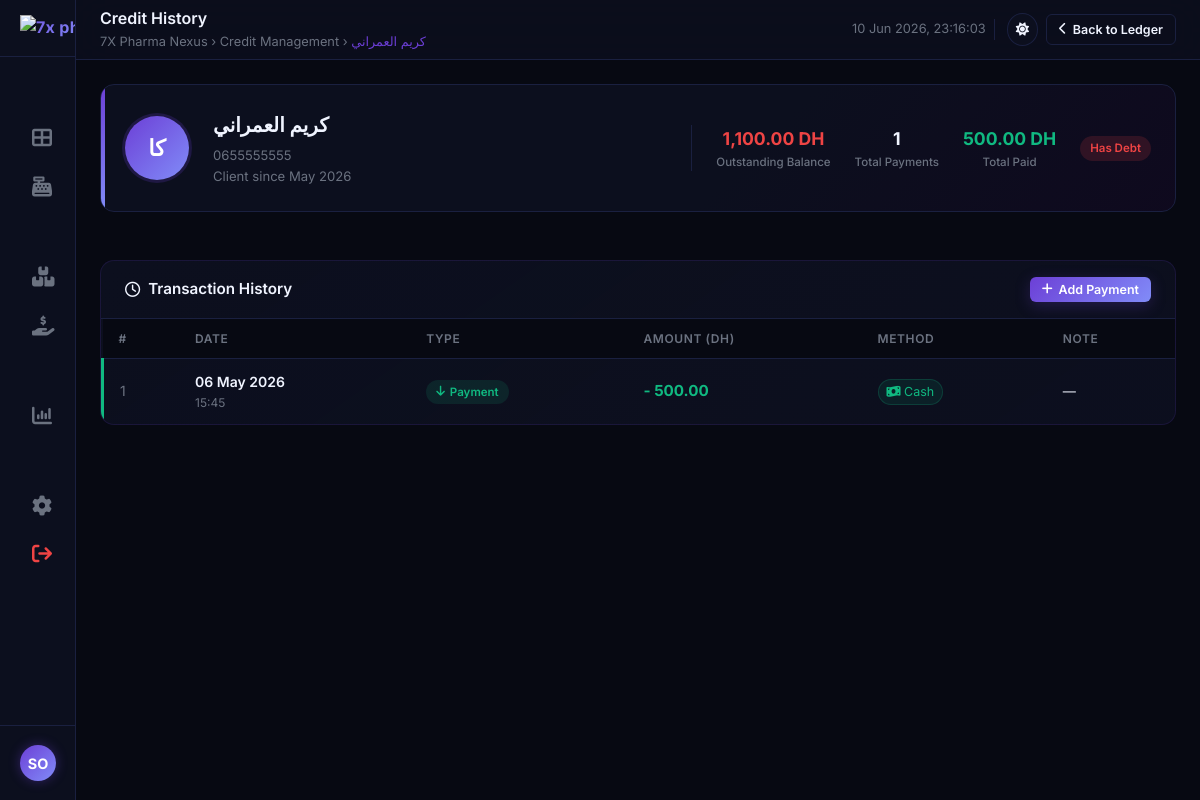
The page /public/credit/history/5 (signed in) on the database as committed earlier.
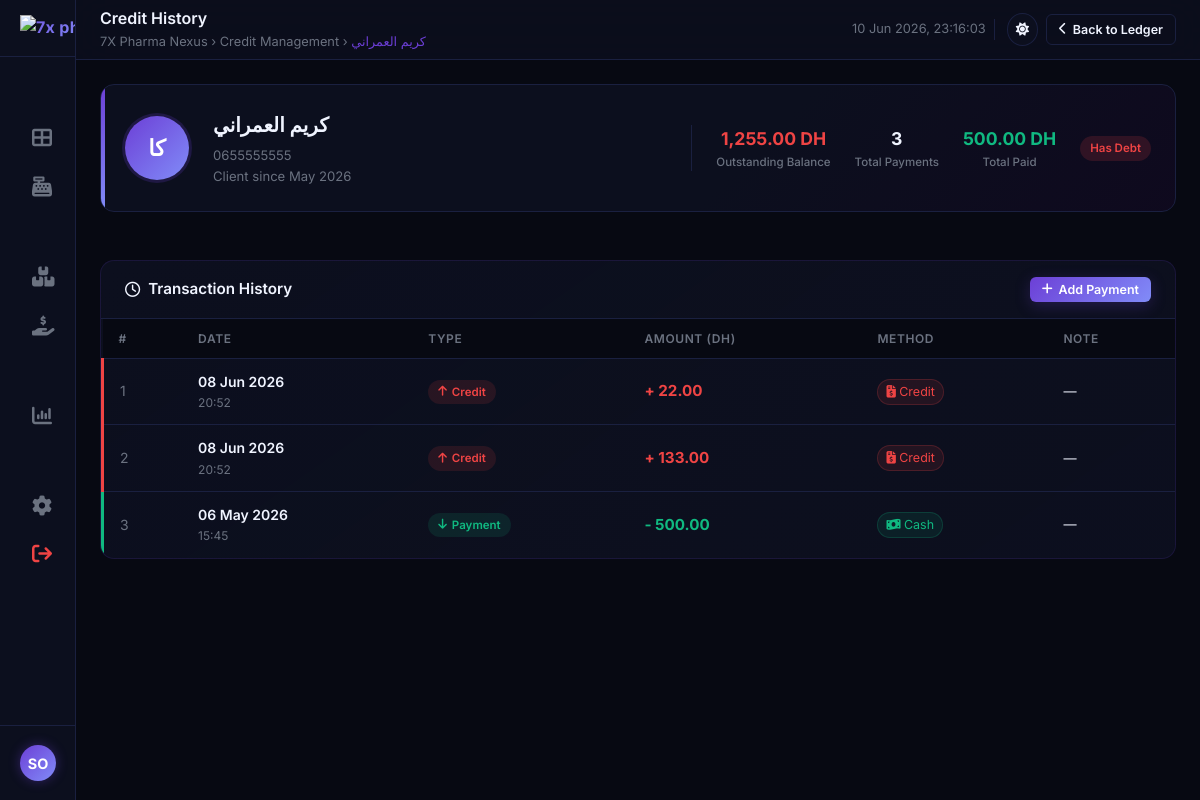
The same page on the database as committed later.
### tables this page shows
CREATE TABLE `clients` (
  `id` int(11) NOT NULL,
  `name` varchar(100) NOT NULL,
  `phone` varchar(20) DEFAULT NULL,
  `credit_balance` decimal(12,2) DEFAULT 0.00,
  `created_at` timestamp NOT NULL DEFAULT current_timestamp()
);

CREATE TABLE `client_payments` (
  `id` bigint(20) NOT NULL,
  `type` enum('payment','debt') NOT NULL DEFAULT 'payment',
  `client_id` int(11) NOT NULL,
  `amount` decimal(12,2) NOT NULL,
  `payment_method` enum('cash','card','cheque','transfer','credit') NOT NULL DEFAULT 'cash',
  `note` text DEFAULT NULL,
  `user_id` int(11) NOT NULL,
  `payment_date` timestamp NOT NULL DEFAULT current_timestamp()
);

### app/controllers/CreditController.php (called while the page is built, shortened)
<?php
class CreditController extends Controller {
    public function history($id = null) {
        $clientModel = $this->model('Client');
        $client = $clientModel->getById($id);
        $transactions = $clientModel->getClientTransactions($id);
        $total_paid = 0;
        foreach ($transactions as $tx) {
            if (($tx['type'] ?? 'payment') === 'payment') {
                $total_paid += floatval($tx['amount']);
            }
        }
        $this->view('credit-history', [
            'client' => $client,
            'transactions' => $transactions,
            'total_paid' => $total_paid
        ]);
    }
}
?>

### app/core/Router.php (called while the page is built, shortened)
<?php
class Router {
    protected $method = 'index';
    public function __construct() {
        $url = $this->parseUrl();
        if (isset($url[0]) && file_exists(ROOT_DIR . '/app/controllers/' . ucfirst($url[0]) . 'Controller.php')) {
            unset($url[0]);
        }
        $this->controller = new $this->controller();
        if (isset($url[1])) {
            if (method_exists($this->controller, $url[1])) {
                $this->method = $url[1];
                unset($url[1]);
            }
        }
        $this->params = $url ? array_values($url) : [];
        call_user_func_array([$this->controller, $this->method], $this->params);
    }
    private function parseUrl() {
        if (isset($_GET['url'])) {
            $url = rtrim($_GET['url'], '/');
            $url = filter_var($url, FILTER_SANITIZE_URL);
            $url = explode('/', $url);
            return $url;
        }
        return [];
    }
}

### public/index.php (called while the page is built, shortened)
<?php
require_once ROOT_DIR . '/app/config/Database.php';
require_once ROOT_DIR . '/app/core/Model.php';
require_once ROOT_DIR . '/app/core/Controller.php';
require_once ROOT_DIR . '/app/core/Router.php';
$router = new Router();
?>

### app/config/Database.php (called while the page is built, shortened)
<?php
class Database {
    private $conn;
    public function __construct() {
        $host = '127.0.0.1';
        $port = '3307';
        $db_name = 'pharma_core';
        $username = 'root';
        $password = '';
        try {
            $dsn = "mysql:host={$host};port={$port};dbname={$db_name};charset=utf8mb4";
            $options = [
                PDO::ATTR_ERRMODE => PDO::ERRMODE_EXCEPTION,
                PDO::ATTR_DEFAULT_FETCH_MODE => PDO::FETCH_ASSOC,
                PDO::ATTR_EMULATE_PREPARES => false,
            ];
            $this->conn = new PDO($dsn, $username, $password, $options);
        } catch(PDOException $e) {
            $this->logError($e);
            $error_view = ROOT_DIR . '/views/components/db_error.php';
            if (file_exists($error_view)) {
                include $error_view;
            } else {
                header('HTTP/1.1 500 Internal Server Error');
                echo "Database Connection Error. Design file missing.";
            }
            exit();
        }
    }
    public function getConnection() {
        return $this->conn;
    }
}
?>

### app/core/Model.php (called while the page is built, shortened)
<?php
class Model {
    protected $db;
    protected $table;
    public function __construct() {
        require_once ROOT_DIR . '/app/config/Database.php';
        $database = new Database();
        $this->db = $database->getConnection();
    }
    protected function query($sql, $params = []) {
        $stmt = $this->db->prepare($sql);
        $stmt->execute($params);
        return $stmt;
    }
    public function getById($id) {
        $sql = "SELECT * FROM {$this->table} where id = ?";
        $stmt = $this->query($sql, [$id]);
        return $stmt->fetch(PDO::FETCH_ASSOC);
    }
}

### app/models/Client.php (called while the page is built, shortened)
<?php
class Client extends Model {
    public function getClientTransactions($clientId) {
        $sql = "SELECT * FROM client_payments WHERE client_id = ? ORDER BY payment_date DESC";
        $stmt = $this->query($sql, [$clientId]);
        if ($stmt) {
            return $stmt->fetchAll(PDO::FETCH_ASSOC);
        }
        return [];
    }
}

### views/pages/credit-history.php (the view, shortened to what the rows shown need)
<?php
$nameParts = explode(' ', $client['name']);
$initials = strtoupper(mb_substr($nameParts[0], 0, 1) . (isset($nameParts[1]) ? mb_substr($nameParts[1], 0, 1) : ''));
$balance = floatval($client['credit_balance']);
$statusClass = $balance > 0 ? 'badge-danger' : 'badge-success';
$statusText = $balance > 0 ? 'Has Debt' : 'Cleared';
?>
<!DOCTYPE html>
<html lang="en" data-theme="dark">
<head>
    <link rel="stylesheet" href="https://cdnjs.cloudflare.com/ajax/libs/font-awesome/6.5.2/css/all.min.css">
    <link rel="stylesheet" href="<?= BASE_URL ?>/assets/css/global.css">
    <link rel="stylesheet" href="<?= BASE_URL ?>/assets/css/dashboard.css">
    <link rel="stylesheet" href="<?= BASE_URL ?>/assets/css/credit.css">
    <link rel="stylesheet" href="<?= BASE_URL ?>/assets/css/credit-history.css">
</head>
<body>
    <div class="dashboard-layout">
        <aside class="sidebar" id="sidebar" aria-label="Main navigation">
            <div class="sidebar-brand">
                <img src="<?= BASE_URL ?>/assets/images/logo/7X-PHARMA-ICO.png" alt="7x pharma logo">
            </div>
            <nav class="sidebar-nav" aria-label="Sidebar navigation">
                <a href="<?= BASE_URL ?>/dashboard" class="nav-item" aria-current="page">
                    <i class="fa-solid fa-table-cells-large fa-fw"></i>
                </a>
                <a href="<?= BASE_URL ?>/pos" class="nav-item">
                    <i class="fa-solid fa-cash-register fa-fw"></i>
                </a>
                <a href="<?= BASE_URL ?>/inventory" class="nav-item">
                    <i class="fa-solid fa-boxes-stacked fa-fw"></i>
                </a>
                <a href="<?= BASE_URL ?>/credit" class="nav-item">
                    <i class="fa-solid fa-hand-holding-dollar fa-fw"></i>
                </a>
                <a href="<?= BASE_URL ?>/reports/sales" class="nav-item">
                    <i class="fa-solid fa-chart-column fa-fw"></i>
                </a>
                <a href="<?= BASE_URL ?>/settings" class="nav-item">
                    <i class="fa-solid fa-gear fa-fw"></i>
                </a>
                <a href="<?= BASE_URL ?>/auth/logout" class="nav-item" style="color: var(--color-danger);">
                    <i class="fa-solid fa-arrow-right-from-bracket fa-fw"></i>
                </a>
            </nav>
            <div class="sidebar-footer">
                <div class="sidebar-user">
                    <div class="user-avatar"><?= strtoupper(substr($_SESSION['name'] ?? 'AD', 0, 2)) ?></div>
                </div>
            </div>
        </aside>
        <div class="main-content">
            <header class="top-navbar">
                <div class="navbar-left">
                    <div>
                        <div class="page-title">Credit History</div>
                        <div class="breadcrumb">
                            7X Pharma Nexus &rsaquo;
                            <a href="<?= BASE_URL ?>/credit" style="color: inherit; text-decoration: none;">Credit Management</a> &rsaquo;
                            <span><?= htmlspecialchars($client['name']) ?></span>
                        </div>
                    </div>
                </div>
                <div class="navbar-right">
                    <span class="navbar-clock" id="navbar-clock"></span>
                    <button id="theme-toggle" class="btn-icon" aria-label="Toggle Theme">
                        <span id="theme-icon"></span>
                    </button>
                    <a href="<?= BASE_URL ?>/credit" class="btn btn-outline btn-sm">
                        <i class="fa-solid fa-chevron-left"></i> Back to Ledger
                    </a>
                </div>
            </header>
            <main class="page-body">
                <div class="ch-profile-card">
                    <div class="ch-profile-avatar"><?= $initials ?></div>
                    <div class="ch-profile-info">
                        <h1 class="ch-profile-name"><?= htmlspecialchars($client['name']) ?></h1>
                        <div class="ch-profile-meta"><?= htmlspecialchars($client['phone'] ?? 'No Phone') ?></div>
                        <div class="ch-profile-meta">Client since <?= date('M Y', strtotime($client['created_at'])) ?></div>
                    </div>
                    <div class="ch-profile-stats">
                        <div class="ch-profile-stat">
                            <div class="ch-stat-val <?= $balance > 0 ? 'danger' : 'success' ?>"><?= number_format($balance, 2) ?> DH</div>
                            <div class="ch-stat-lbl">Outstanding Balance</div>
                        </div>
                        <div class="ch-profile-stat">
                            <div class="ch-stat-val"><?= count($transactions) ?></div>
                            <div class="ch-stat-lbl">Total Payments</div>
                        </div>
                        <div class="ch-profile-stat">
                            <div class="ch-stat-val success"><?= number_format($total_paid, 2) ?> DH</div>
                            <div class="ch-stat-lbl">Total Paid</div>
                        </div>
                    </div>
                    <div class="ch-profile-badge">
                        <span class="badge <?= $statusClass ?>"><?= $statusText ?></span>
                    </div>
                </div>
                <div class="panel">
                    <div class="panel-header">
                        <h2 class="panel-title"><i class="fa-regular fa-clock"></i> Transaction History</h2>
                        <div class="panel-actions">
                            <button class="btn btn-primary btn-sm" id="btn-add-payment-history"><i class="fa-solid fa-plus"></i> Add Payment</button>
                        </div>
                    </div>
                    <div class="table-responsive">
                        <table class="data-table ch-history-table">
                            <thead>
                                <tr>
                                    <th>#</th>
                                    <th>Date</th>
                                    <th>Type</th>
                                    <th>Amount (DH)</th>
                                    <th>Method</th>
                                    <th>Note</th>
                                </tr>
                            </thead>
                            <tbody>
                                <?php if (empty($transactions)): ?>
                                    <tr>
                                        <td colspan="6" style="text-align: center; padding: 2rem; color: var(--color-text-secondary);">No payments recorded yet.</td>
                                    </tr>
                                <?php else: ?>
                                    <?php foreach ($transactions as $index => $tx): ?>
                                        <?php $isDebt = ($tx['type'] ?? 'payment') === 'debt'; ?>
                                        <tr class="<?= $isDebt ? 'row-debt' : 'row-payment' ?>">
                                            <td style="color:var(--color-text-secondary);"><?= $index + 1 ?></td>
                                            <td>
                                                <div class="tx-date"><?= date('d M Y', strtotime($tx['payment_date'])) ?></div>
                                                <div class="tx-time"><?= date('H:i', strtotime($tx['payment_date'])) ?></div>
                                            </td>
                                            <td>
                                                <?php if ($isDebt): ?>
                                                    <span class="tx-type-badge debt">
                                                        <i class="fa-solid fa-arrow-up"></i> Credit
                                                    </span>
                                                <?php else: ?>
                                                    <span class="tx-type-badge payment">
                                                        <i class="fa-solid fa-arrow-down"></i> Payment
                                                    </span>
                                                <?php endif; ?>
                                            </td>
                                            <td>
                                                <?php if ($isDebt): ?>
                                                    <span class="tx-amount debit">+ <?= number_format($tx['amount'], 2) ?></span>
                                                <?php else: ?>
                                                    <span class="tx-amount credit">- <?= number_format($tx['amount'], 2) ?></span>
                                                <?php endif; ?>
                                            </td>
                                            <td>
                                                <?php
                                                $method = strtolower($tx['payment_method'] ?? 'cash');
                                                $icon = 'fa-wallet';
                                                if ($method === 'cash') {
                                                    $icon = 'fa-money-bill-wave';
                                                } elseif ($method === 'card') {
                                                    $icon = 'fa-credit-card';
                                                } elseif ($method === 'cheque') {
                                                    $icon = 'fa-money-check-dollar';
                                                } elseif ($method === 'transfer') {
                                                    $icon = 'fa-building-columns';
                                                } elseif ($method === 'credit') {
                                                    $icon = 'fa-file-invoice-dollar';
                                                }
                                                ?>
                                                <span class="ch-method <?= $method ?>">
                                                    <i class="fa-solid <?= $icon ?>"></i>
                                                    <?= ucfirst($method) ?>
                                                </span>
                                            </td>
                                            <td class="tx-note"><?= htmlspecialchars($tx['note'] ?? '—') ?></td>
                                        </tr>
                                    <?php endforeach; ?>
                                <?php endif; ?>
                            </tbody>
                        </table>
                    </div>
                </div>
            </main>
        </div>
    </div>
</body>
</html>

Rows that differ between the two databases and show on the page:
changed clients "كا": credit_balance "1,100.00" → "1,255.00"
added client_payments: payment_date "08 Jun 2026", payment_date "20:52", type "debt" (drawn), amount "22.00", payment_method "Credit", note "—"
added client_payments: payment_date "08 Jun 2026", payment_date "20:52", type "debt" (drawn), amount "133.00", payment_method "Credit", note "—"
Other text that changed with them:
count($transactions): "1" → "3"
